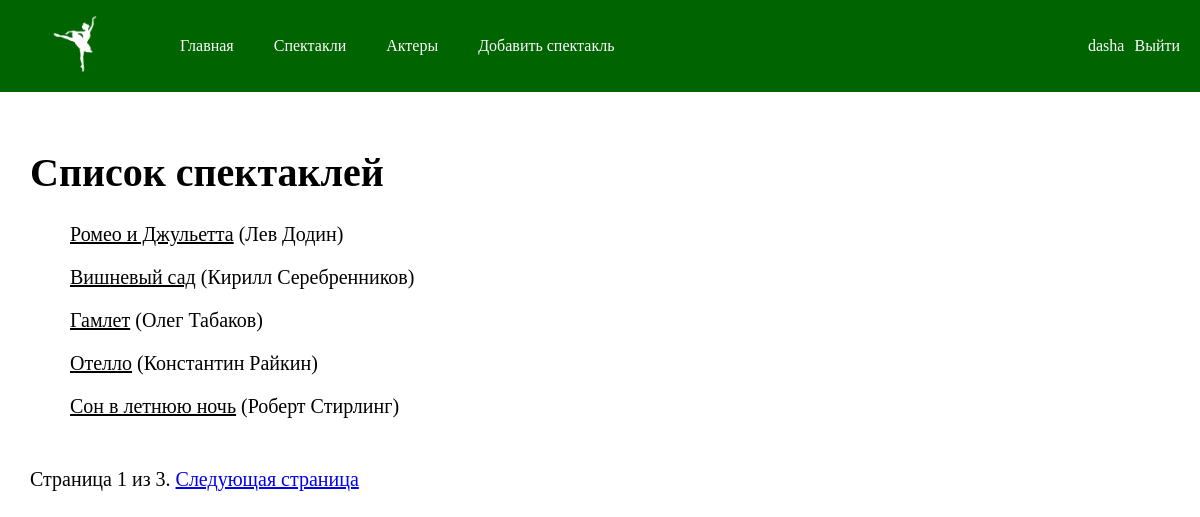
Page /catalog/plays/ (signed in) on the committed database.
### catalog/models.py (models this page shows, shortened)
class Play(models.Model):
    name = models.CharField(max_length=200, help_text="Введите название спектакля", verbose_name="Название")
    genre = models.ManyToManyField(Genre, help_text="Выбери жанр", verbose_name="Жанр")
    director = models.CharField(max_length=200, help_text="Введите ФИ режиссера", verbose_name="Режиссер")
    datetime = models.DateTimeField(help_text="Введите дату и время", verbose_name="Дата и время")
    class Meta:
      verbose_name = "спектакль"
      verbose_name_plural = "Спектакли"
    def get_absolute_url(self):
        return reverse('play-detail', args=[str(self.id)])
    def display_genre(self):
        """
        Creates a string for the Genre. This is required to display genre in Admin.
        """
        return ', '.join([ genre.name for genre in self.genre.all()[:3] ])
    display_genre.short_description = 'Жанр'

### catalog/views.py (the view)
class PlayListView(generic.ListView):
    model = Play
    paginate_by = 5

### catalog/templates/catalog/play_list.html
{% extends "base.html" %}
{% block content %}
<div class="plays">
    <h1>Список спектаклей</h1>
    {% if play_list %}
    <ul class="plays__menu">
      {% for play in play_list %}
      <li>
        <a href="{{ play.get_absolute_url }}" class="plays__link">{{ play.name }}</a> ({{play.director}})
      </li>
      {% endfor %}
    </ul>
    {% else %}
      <p>Пока спектаклей не планируется :(</p>
    {% endif %}
</div>
{% endblock %}

### catalog/templates/base.html (shortened to what this page needs)
<!DOCTYPE html>
<html lang="en">
<head>
  {% load static %}
  <link rel="stylesheet" href="{% static 'css/styles.css' %}">
</head>
<body>
  <header class="header">
    <nav class="header__navigation navigation">
      <ul class="navigation__menu">
        <li class="navigation__item"><a href="{% url 'index' %}"><img src="{% static 'img/ballerina.png' %}" class="navigation__logo"></a></li>
        <li class="navigation__item"><a href="{% url 'index' %}" class="navigation__link">Главная</a></li>
        <li class="navigation__item"><a href="{% url 'plays' %}" class="navigation__link">Спектакли</a></li>
        <li class="navigation__item"><a href="{% url 'actors' %}" class="navigation__link">Актеры</a></li>
        {% if user.is_superuser %}
          <li class="navigation__item"><a href="{% url 'add-play-admin' %}" class="navigation__link">Добавить спектакль</a></a></li>
        {% endif %}
      </ul>
      <div class="navigation__login">
        {% if user.is_authenticated %}
          <li class="navigation__user">{{ user.get_username }}</li>
          <li class="navigation__log"><a class="navigation__link" href="{% url 'logout'%}?next={{request.path}}">Выйти</a></li>
        {% else %}
          <li class="navigation__log"><a class="navigation__link" href="{% url 'login'%}?next={{request.path}}">Войти</a></li>
        {% endif %}
      </div>
    </nav>
  </header>
  {% block content %}{% endblock %}
  {% block pagination %}
    {% if is_paginated %}
        <div class="pagination">
            <span class="page-links">
                <span class="page-current">
                    Страница {{ page_obj.number }} из {{ page_obj.paginator.num_pages }}.
                </span>
                {% if page_obj.has_next %}
                    <a href="{{ request.path }}?page={{ page_obj.next_page_number }}">Следующая страница</a>
                {% endif %}
            </span>
        </div>
    {% endif %}
  {% endblock %}
</body>
</html>

### catalog/static/css/styles.css (style rules this page uses)
body { margin: 0; box-sizing: border-box; }
header { background-color: #006400; }
.navigation { display: flex; justify-content: space-between; align-items: center; }
.navigation__menu { margin: 0; padding: 10px; gap: 40px; list-style-type: none; display: flex; }
.navigation__logo { width: 130px; }
.navigation__item { display: flex; align-items: center; }
.navigation__link { color: #fff; text-decoration: none; text-align: center; }
.plays { padding: 30px; font-size: 20px; }
.pagination { padding-left: 30px; font-size: 20px; }
.plays__menu { color: #000; list-style-type: none; display: flex; flex-direction: column; gap: 20px; }
.plays__link { color: #000; }
.navigation__login { display: flex; gap: 10px; list-style-type: none; color: #fff; margin-right: 20px; }

### rows in the picture
Play: name "Ромео и Джульетта", director "Лев Додин"
Play: name "Вишневый сад", director "Кирилл Серебренников"
Play: name "Гамлет", director "Олег Табаков"
Play: name "Отелло", director "Константин Райкин"
Play: name "Сон в летнюю ночь", director "Роберт Стирлинг"

### other values in the picture
{{ user.get_username }} "dasha"
{{ page_obj.number }} "1"
{{ page_obj.paginator.num_pages }} "3"
